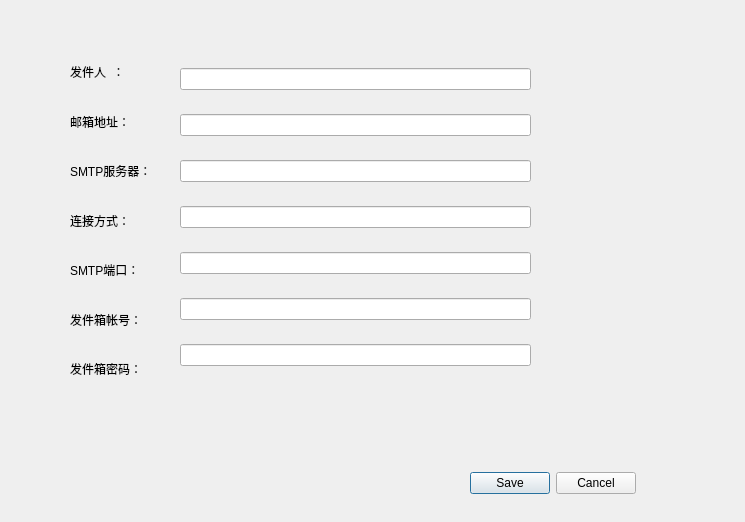
<?xml version="1.0" encoding="UTF-8"?>
<ui version="4.0">
 <class>emailSet</class>
 <widget class="QWidget" name="emailSet">
  <property name="geometry">
   <rect>
    <x>0</x>
    <y>0</y>
    <width>745</width>
    <height>522</height>
   </rect>
  </property>
  <property name="windowTitle">
   <string>Form</string>
  </property>
  <widget class="QDialogButtonBox" name="buttonBox">
   <property name="geometry">
    <rect>
     <x>460</x>
     <y>470</y>
     <width>176</width>
     <height>27</height>
    </rect>
   </property>
   <property name="orientation">
    <enum>Qt::Horizontal</enum>
   </property>
   <property name="standardButtons">
    <set>QDialogButtonBox::Cancel|QDialogButtonBox::Save</set>
   </property>
  </widget>
  <widget class="QWidget" name="">
   <property name="geometry">
    <rect>
     <x>70</x>
     <y>50</y>
     <width>101</width>
     <height>341</height>
    </rect>
   </property>
   <layout class="QVBoxLayout" name="verticalLayout">
    <item>
     <widget class="QLabel" name="label">
      <property name="text">
       <string>发件人  ：</string>
      </property>
     </widget>
    </item>
    <item>
     <widget class="QLabel" name="label_2">
      <property name="text">
       <string>邮箱地址：</string>
      </property>
     </widget>
    </item>
    <item>
     <widget class="QLabel" name="label_3">
      <property name="text">
       <string>SMTP服务器：</string>
      </property>
     </widget>
    </item>
    <item>
     <widget class="QLabel" name="label_4">
      <property name="text">
       <string>连接方式：</string>
      </property>
     </widget>
    </item>
    <item>
     <widget class="QLabel" name="label_5">
      <property name="text">
       <string>SMTP端口：</string>
      </property>
     </widget>
    </item>
    <item>
     <widget class="QLabel" name="label_6">
      <property name="text">
       <string>发件箱帐号：</string>
      </property>
     </widget>
    </item>
    <item>
     <widget class="QLabel" name="label_7">
      <property name="text">
       <string>发件箱密码：</string>
      </property>
     </widget>
    </item>
   </layout>
  </widget>
  <widget class="QWidget" name="">
   <property name="geometry">
    <rect>
     <x>180</x>
     <y>50</y>
     <width>351</width>
     <height>341</height>
    </rect>
   </property>
   <layout class="QVBoxLayout" name="verticalLayout_2">
    <item>
     <widget class="QLineEdit" name="lineEdit_sendName"/>
    </item>
    <item>
     <widget class="QLineEdit" name="lineEdit_emailAdress"/>
    </item>
    <item>
     <widget class="QLineEdit" name="lineEdit_smtpServer"/>
    </item>
    <item>
     <widget class="QLineEdit" name="lineEdit_connect"/>
    </item>
    <item>
     <widget class="QLineEdit" name="lineEdit_smtpPort"/>
    </item>
    <item>
     <widget class="QLineEdit" name="lineEdit_sendNumber"/>
    </item>
    <item>
     <widget class="QLineEdit" name="lineEdit_sendPswd"/>
    </item>
   </layout>
  </widget>
 </widget>
 <resources/>
 <connections/>
</ui>
